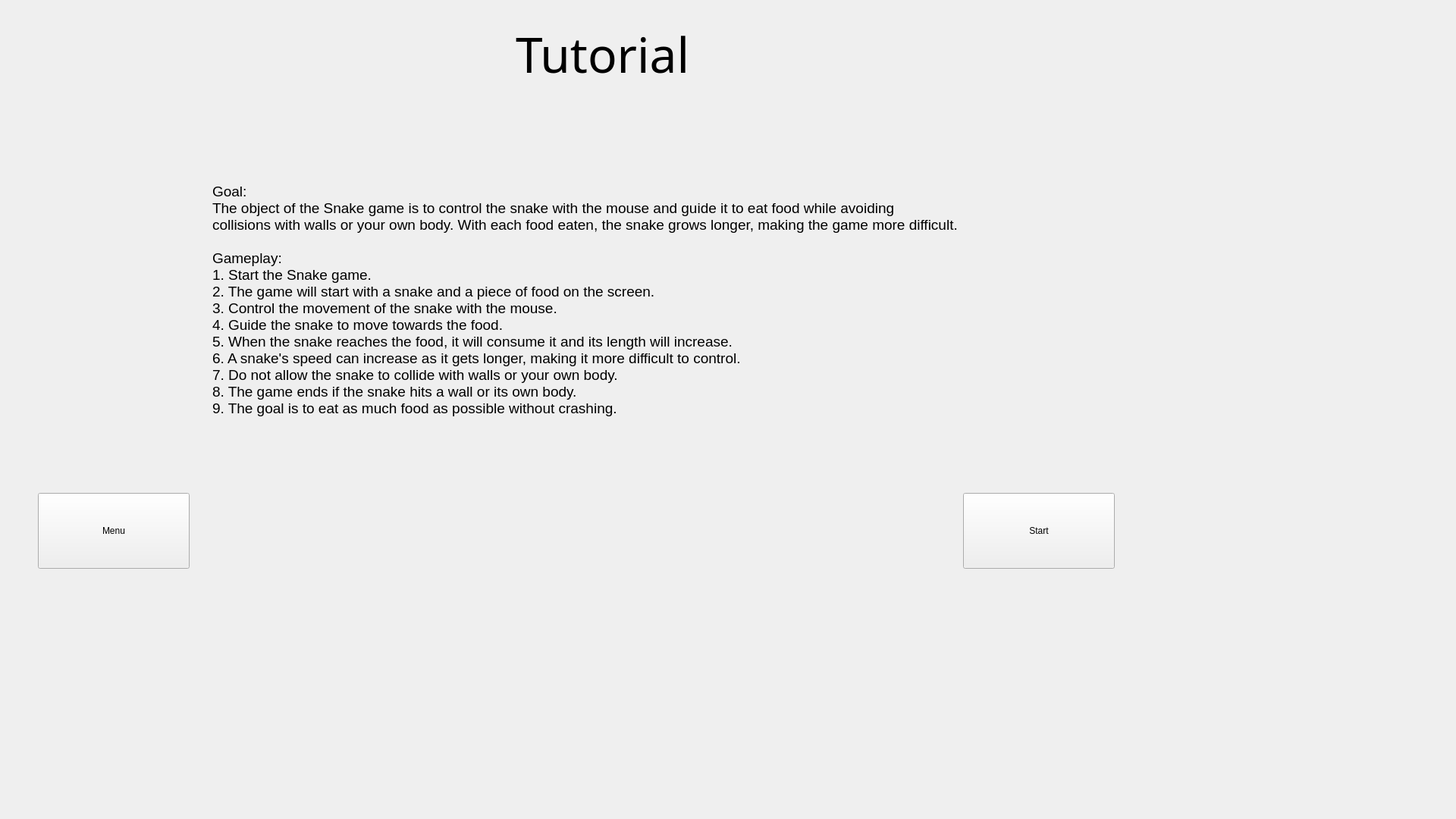
<?xml version="1.0" encoding="UTF-8"?>
<ui version="4.0">
 <class>Tutorial</class>
 <widget class="QWidget" name="Tutorial">
  <property name="geometry">
   <rect>
    <x>0</x>
    <y>0</y>
    <width>1920</width>
    <height>1080</height>
   </rect>
  </property>
  <property name="windowTitle">
   <string>Form</string>
  </property>
  <widget class="button" name="exit">
   <property name="geometry">
    <rect>
     <x>1270</x>
     <y>650</y>
     <width>200</width>
     <height>100</height>
    </rect>
   </property>
   <property name="text">
    <string>Start</string>
   </property>
  </widget>
  <widget class="button" name="Menu">
   <property name="geometry">
    <rect>
     <x>50</x>
     <y>650</y>
     <width>200</width>
     <height>100</height>
    </rect>
   </property>
   <property name="text">
    <string>Menu</string>
   </property>
  </widget>
  <widget class="QLabel" name="label">
   <property name="geometry">
    <rect>
     <x>280</x>
     <y>100</y>
     <width>1121</width>
     <height>591</height>
    </rect>
   </property>
   <property name="font">
    <font>
     <pointsize>14</pointsize>
    </font>
   </property>
   <property name="text">
    <string>Goal:
The object of the Snake game is to control the snake with the mouse and guide it to eat food while avoiding 
collisions with walls or your own body. With each food eaten, the snake grows longer, making the game more difficult.

Gameplay:
1. Start the Snake game.
2. The game will start with a snake and a piece of food on the screen.
3. Control the movement of the snake with the mouse.
4. Guide the snake to move towards the food.
5. When the snake reaches the food, it will consume it and its length will increase.
6. A snake's speed can increase as it gets longer, making it more difficult to control.
7. Do not allow the snake to collide with walls or your own body.
8. The game ends if the snake hits a wall or its own body.
9. The goal is to eat as much food as possible without crashing.</string>
   </property>
  </widget>
  <widget class="QLabel" name="label_2">
   <property name="geometry">
    <rect>
     <x>680</x>
     <y>20</y>
     <width>391</width>
     <height>101</height>
    </rect>
   </property>
   <property name="font">
    <font>
     <family>Segoe Fluent Icons</family>
     <pointsize>48</pointsize>
    </font>
   </property>
   <property name="text">
    <string>Tutorial</string>
   </property>
  </widget>
 </widget>
 <customwidgets>
  <customwidget>
   <class>button</class>
   <extends>QPushButton</extends>
   <header>data/scripts/widgets/button.h</header>
  </customwidget>
 </customwidgets>
 <resources/>
 <connections/>
</ui>
